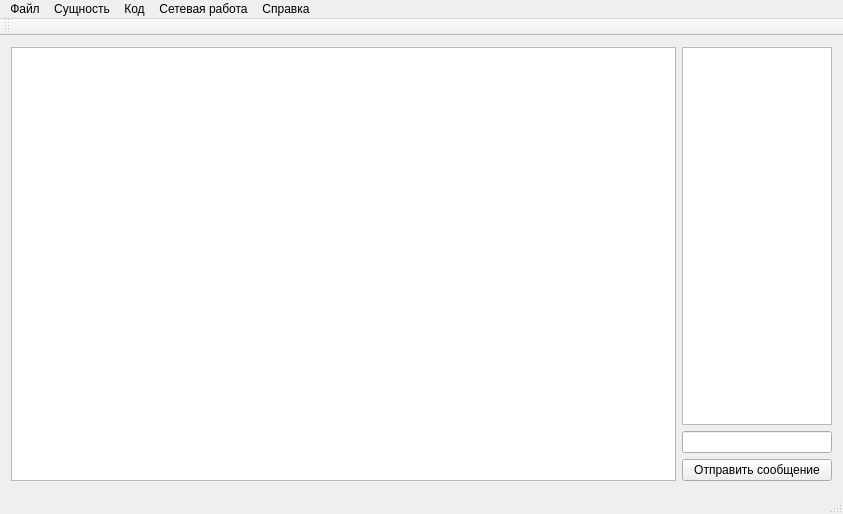
<?xml version="1.0" encoding="UTF-8"?>
<ui version="4.0">
 <class>MainWindow</class>
 <widget class="QMainWindow" name="MainWindow">
  <property name="geometry">
   <rect>
    <x>0</x>
    <y>0</y>
    <width>843</width>
    <height>514</height>
   </rect>
  </property>
  <property name="minimumSize">
   <size>
    <width>566</width>
    <height>400</height>
   </size>
  </property>
  <property name="windowTitle">
   <string>MainWindow</string>
  </property>
  <widget class="QWidget" name="centralWidget">
   <layout class="QGridLayout" name="gridLayout">
    <item row="2" column="1">
     <widget class="QLineEdit" name="lineEdit">
      <property name="maximumSize">
       <size>
        <width>150</width>
        <height>16777215</height>
       </size>
      </property>
     </widget>
    </item>
    <item row="1" column="0" rowspan="3">
     <widget class="QGraphicsView" name="graphicsView">
      <property name="enabled">
       <bool>true</bool>
      </property>
      <property name="autoFillBackground">
       <bool>false</bool>
      </property>
      <property name="interactive">
       <bool>true</bool>
      </property>
      <property name="transformationAnchor">
       <enum>QGraphicsView::AnchorViewCenter</enum>
      </property>
     </widget>
    </item>
    <item row="1" column="1">
     <widget class="QPlainTextEdit" name="plainTextEdit">
      <property name="maximumSize">
       <size>
        <width>150</width>
        <height>16777215</height>
       </size>
      </property>
      <property name="frameShadow">
       <enum>QFrame::Sunken</enum>
      </property>
      <property name="readOnly">
       <bool>true</bool>
      </property>
     </widget>
    </item>
    <item row="3" column="1">
     <widget class="QPushButton" name="pushButton">
      <property name="text">
       <string>Отправить сообщение</string>
      </property>
     </widget>
    </item>
   </layout>
  </widget>
  <widget class="QMenuBar" name="menuBar">
   <property name="geometry">
    <rect>
     <x>0</x>
     <y>0</y>
     <width>843</width>
     <height>21</height>
    </rect>
   </property>
   <widget class="QMenu" name="menu">
    <property name="font">
     <font>
      <family>Tahoma</family>
     </font>
    </property>
    <property name="title">
     <string>Файл</string>
    </property>
    <widget class="QMenu" name="menu_5">
     <property name="title">
      <string>Операции с БД</string>
     </property>
     <addaction name="action_MS_SQL_Server_2"/>
     <addaction name="vigrDB"/>
     <addaction name="action_MS_SQL_Server"/>
    </widget>
    <addaction name="action_6"/>
    <addaction name="separator"/>
    <addaction name="menu_5"/>
    <addaction name="SimpleSave"/>
    <addaction name="action_SaveScheme"/>
    <addaction name="action_LoadScheme"/>
    <addaction name="closeApp"/>
   </widget>
   <widget class="QMenu" name="menu_3">
    <property name="title">
     <string>Сущность</string>
    </property>
    <addaction name="action"/>
   </widget>
   <widget class="QMenu" name="menu_4">
    <property name="title">
     <string>Код</string>
    </property>
    <addaction name="action_2"/>
   </widget>
   <widget class="QMenu" name="menu_2">
    <property name="title">
     <string>Справка</string>
    </property>
    <addaction name="checkUpdate"/>
    <addaction name="action_3"/>
   </widget>
   <widget class="QMenu" name="menu_6">
    <property name="title">
     <string>Сетевая работа</string>
    </property>
    <addaction name="netWork"/>
    <addaction name="addRemChat"/>
   </widget>
   <addaction name="menu"/>
   <addaction name="menu_3"/>
   <addaction name="menu_4"/>
   <addaction name="menu_6"/>
   <addaction name="menu_2"/>
  </widget>
  <widget class="QToolBar" name="mainToolBar">
   <attribute name="toolBarArea">
    <enum>TopToolBarArea</enum>
   </attribute>
   <attribute name="toolBarBreak">
    <bool>false</bool>
   </attribute>
  </widget>
  <widget class="QStatusBar" name="statusBar"/>
  <action name="action">
   <property name="text">
    <string>Добавить сущность</string>
   </property>
  </action>
  <action name="action_2">
   <property name="text">
    <string>Сформировать код</string>
   </property>
  </action>
  <action name="action_MS_SQL_Server_2">
   <property name="text">
    <string>Соединиться с MS SQL Server</string>
   </property>
  </action>
  <action name="closeApp">
   <property name="text">
    <string>Выход</string>
   </property>
  </action>
  <action name="action_MS_SQL_Server">
   <property name="enabled">
    <bool>false</bool>
   </property>
   <property name="text">
    <string>Отключиться от MS SQL Server</string>
   </property>
  </action>
  <action name="vigrDB">
   <property name="enabled">
    <bool>false</bool>
   </property>
   <property name="text">
    <string>Выгрузить структуру из БД</string>
   </property>
  </action>
  <action name="action_6">
   <property name="text">
    <string>Новый лист</string>
   </property>
  </action>
  <action name="action_3">
   <property name="text">
    <string>О программе...</string>
   </property>
  </action>
  <action name="action_SaveScheme">
   <property name="enabled">
    <bool>true</bool>
   </property>
   <property name="text">
    <string>Сохранить схему как...</string>
   </property>
  </action>
  <action name="action_LoadScheme">
   <property name="text">
    <string>Загрузить схему</string>
   </property>
  </action>
  <action name="SimpleSave">
   <property name="enabled">
    <bool>false</bool>
   </property>
   <property name="text">
    <string>Сохранить</string>
   </property>
  </action>
  <action name="checkUpdate">
   <property name="text">
    <string>Проверить обновление</string>
   </property>
  </action>
  <action name="netWork">
   <property name="checkable">
    <bool>true</bool>
   </property>
   <property name="text">
    <string>Сетевой режим вкл/выкл</string>
   </property>
  </action>
  <action name="addRemChat">
   <property name="checkable">
    <bool>true</bool>
   </property>
   <property name="enabled">
    <bool>false</bool>
   </property>
   <property name="text">
    <string>Показать/скрыть чат</string>
   </property>
  </action>
 </widget>
 <layoutdefault spacing="6" margin="11"/>
 <resources/>
 <connections/>
</ui>
